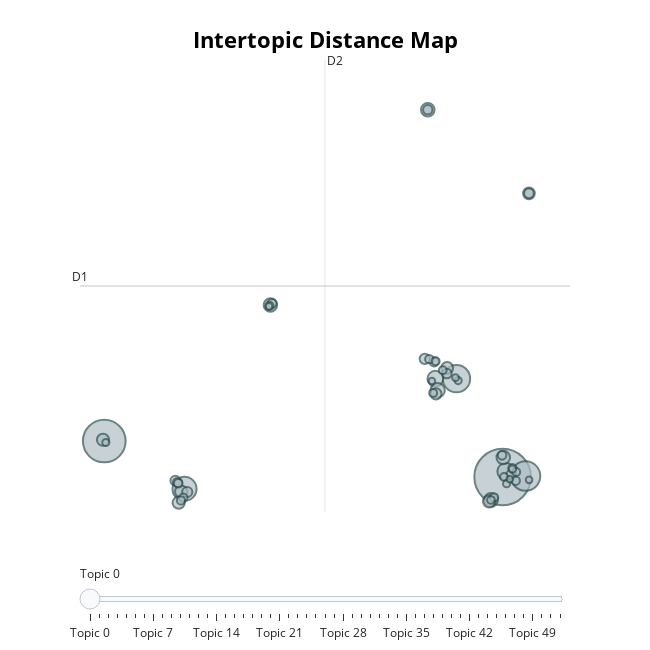

Notebook code for this chart:
### Code cell
fig = topic_model.visualize_topics(); fig
